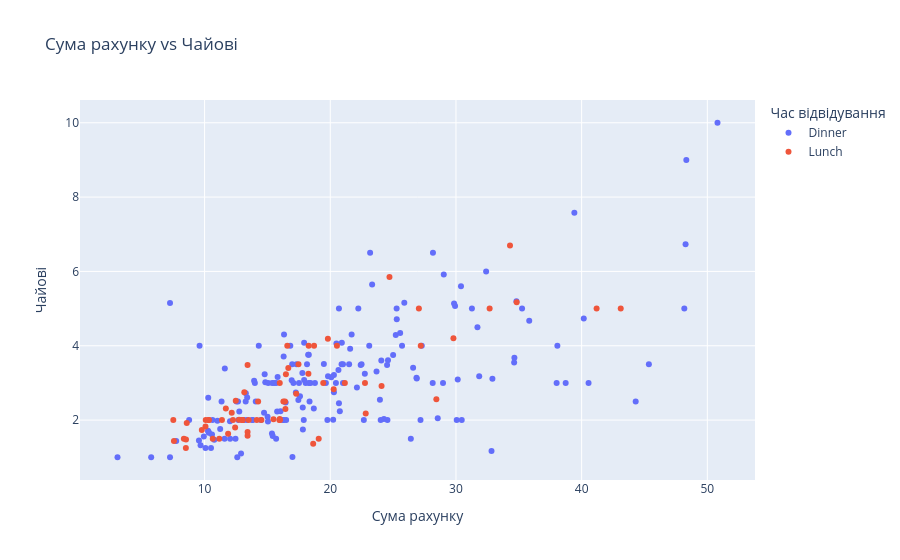

This figure's notebook cell:
### Markdown cell above
---

**3. Scatter plot: рахунок vs чайові**

Створіть діаграму розсіювання для `total_bill` та `tip`.

### Code cell
import plotly.express as px
import plotly.graph_objects as go

fig = px.scatter(df, x='total_bill', y='tip', color='time',
                 hover_data=['size', 'day'],
                 title='Сума рахунку vs Чайові',
                 labels={'time': 'Час відвідування', 'total_bill': 'Сума рахунку', 'tip': 'Чайові'},
                 color_continuous_scale='RdYlGn')
fig.show()

### Figure 1 — Plotly figure (JSON) as saved in the notebook; plotly's stock layout.template omitted (floating-point values rounded to 4 significant figures; data arrays with more than 128 entries replaced by an {"elided": "..."} marker saying what was removed)
{"data": [{"customdata": {"elided": "176x2 mixed values"}, "hovertemplate": "Час відвідування=Dinner<br>Сума рахунку=%{x}<br>Чайові=%{y}<br>size=%{customdata[0]}<br>day=%{customdata[1]}<extra></extra>", "legendgroup": "Dinner", "marker": {"color": "#636efa", "symbol": "circle"}, "mode": "markers", "name": "Dinner", "orientation": "v", "showlegend": true, "type": "scatter", "x": {"elided": "176 float values"}, "xaxis": "x", "y": {"elided": "176 float values"}, "yaxis": "y"}, {"customdata": {"elided": "68x2 mixed values"}, "hovertemplate": "Час відвідування=Lunch<br>Сума рахунку=%{x}<br>Чайові=%{y}<br>size=%{customdata[0]}<br>day=%{customdata[1]}<extra></extra>", "legendgroup": "Lunch", "marker": {"color": "#EF553B", "symbol": "circle"}, "mode": "markers", "name": "Lunch", "orientation": "v", "showlegend": true, "type": "scatter", "x": [27.2, 22.76, 17.29, 19.44, 16.66, 10.07, 32.68, 15.98, 34.83, 13.03, 18.28, 24.71, 21.16, 10.65, 12.43, 24.08, 11.69, 13.42, 14.26, 15.95, 12.48, 29.8, 8.52, 14.52, 11.38, 22.82, 19.08, 20.27, 11.17, 12.26, 18.26, 8.51, 10.33, 14.15, 16.0, 13.16, 17.47, 34.3, 41.19, 27.05, 16.43, 8.35, 18.64, 11.87, 9.78, 7.51, 19.81, 28.44, 15.48, 16.58, 7.56, 10.34, 43.11, 13.0, 13.51, 18.71, 12.74, 13.0, 16.4, 20.53, 16.47, 12.16, 13.42, 8.58, 15.98, 13.42, 16.27, 10.09], "xaxis": "x", "y": [4.0, 3.0, 2.71, 3.0, 3.4, 1.83, 5.0, 2.03, 5.17, 2.0, 4.0, 5.85, 3.0, 1.5, 1.8, 2.92, 2.31, 1.68, 2.5, 2.0, 2.52, 4.2, 1.48, 2.0, 2.0, 2.18, 1.5, 2.83, 1.5, 2.0, 3.25, 1.25, 2.0, 2.0, 2.0, 2.75, 3.5, 6.7, 5.0, 5.0, 2.3, 1.5, 1.36, 1.63, 1.73, 2.0, 4.19, 2.56, 2.02, 4.0, 1.44, 2.0, 5.0, 2.0, 2.0, 4.0, 2.01, 2.0, 2.5, 4.0, 3.23, 2.2, 3.48, 1.92, 3.0, 1.58, 2.5, 2.0], "yaxis": "y"}], "layout": {"legend": {"title": {"text": "Час відвідування"}, "tracegroupgap": 0}, "title": {"text": "Сума рахунку vs Чайові"}, "xaxis": {"anchor": "y", "domain": [0, 1], "title": {"text": "Сума рахунку"}}, "yaxis": {"anchor": "x", "domain": [0, 1], "title": {"text": "Чайові"}}}}
